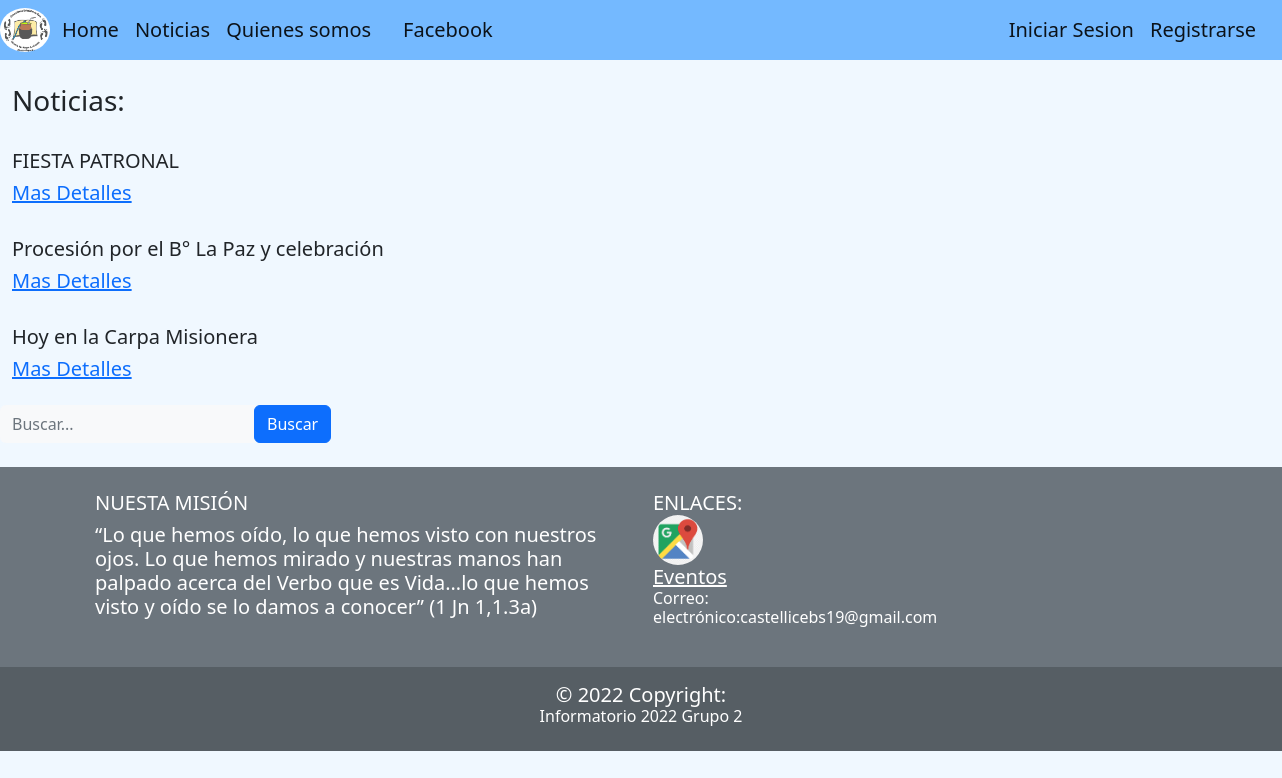
The app's page /Noticias/listar/ with its own data.
### apps/noticias/models.py (models this page shows, shortened)
class Noticia(models.Model):
	titulo = models.CharField(max_length = 120)
	creado = models.DateField(auto_now_add = True)
	cuerpo = models.TextField()
	autor = models.CharField(max_length = 50, null=True, blank = True)
	imagen = models.ImageField(upload_to = 'noticias', null=True, blank = True)
	categoria = models.ForeignKey(Categoria, on_delete = models.CASCADE,null = True, blank = True)
	def __str__(self):
		return self.titulo

### apps/noticias/views.py (the view)
# urls.py: path('listar/', views.Listar, name = 'listar_noticias'),
def Listar(request):
	busqueda = request.GET.get("buscar",None)
	print(busqueda)
	if busqueda:
		noticias = Noticia.objects.filter(titulo__icontains = busqueda)
	else:
		noticias = Noticia.objects.all()
	print(noticias)
	return render(request, 'noticias/listar_noticias.html', {'notis':noticias})
	return render(request,'noticias/listar_noticias.html',ctx)

### templates/noticias/listar_noticias.html (shortened to what this page needs)
{%extends 'base.html'%}
{% load static %}
{%block contenido%}
    <h3 style="padding-left: 12px;">Noticias: </h3>
    {% for n in notis%}
        <br>
        <h5 style="padding-left: 12px;">{{n.titulo}}<h5>
        <a style="padding-left: 12px;" href="{% url 'noticias:detalle_noticias' n.pk %}">Mas Detalles</a>
        <br>
    {% endfor %}
    <br>
<form class="d-none d-sm-inline-block form-inline mr-auto ml-md-3 my-2 my-md-0 mw-100 navbar-search"method="GET">
    <div class="input-group">
        <input type="text" class="form-control bg-light border-0 small" placeholder="Buscar..." name="buscar" value="{{ request.GET.buscar }}">
            <div class="input-group-append">
            <button class="btn btn-primary" type="submit">Buscar
            </button>
        </div>
    </div>
</form>
<br>
{%endblock contenido%}

### static/css/base.css (style rules this page uses)
body { background-color: aqua; }

### records on screen
Noticia: titulo "FIESTA PATRONAL"
Noticia: titulo "Procesión por el B° La Paz y celebración"
Noticia: titulo "Hoy en la Carpa Misionera"
